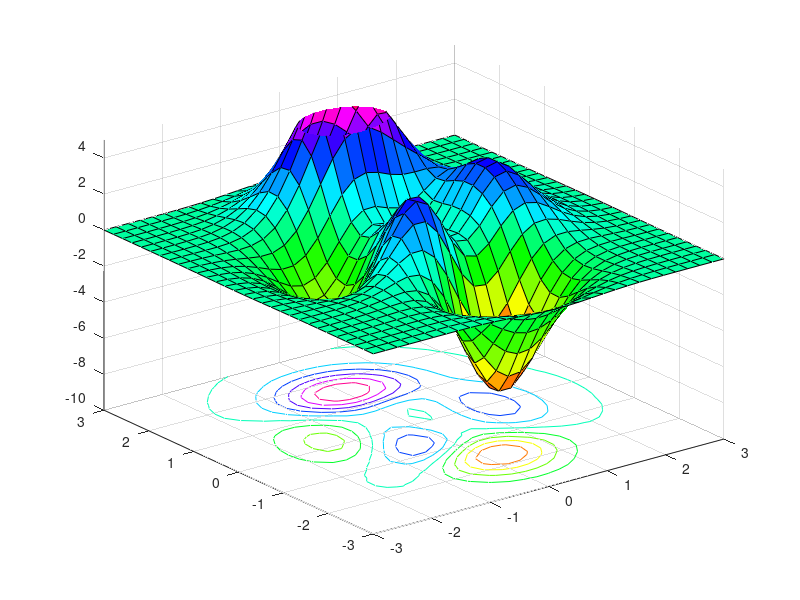

The MATLAB source for this figure:
clear;
clc;

in = csvread('inputs.txt');
out= csvread('outputs.txt');


[X,Y,Z] = peaks(30);
surfc(X,Y,Z)
colormap hsv
axis([-3 3 -3 3 -10 5])


%surf(in(1,:), in(2,:), out(1,:), ones(size(out(1,:))));